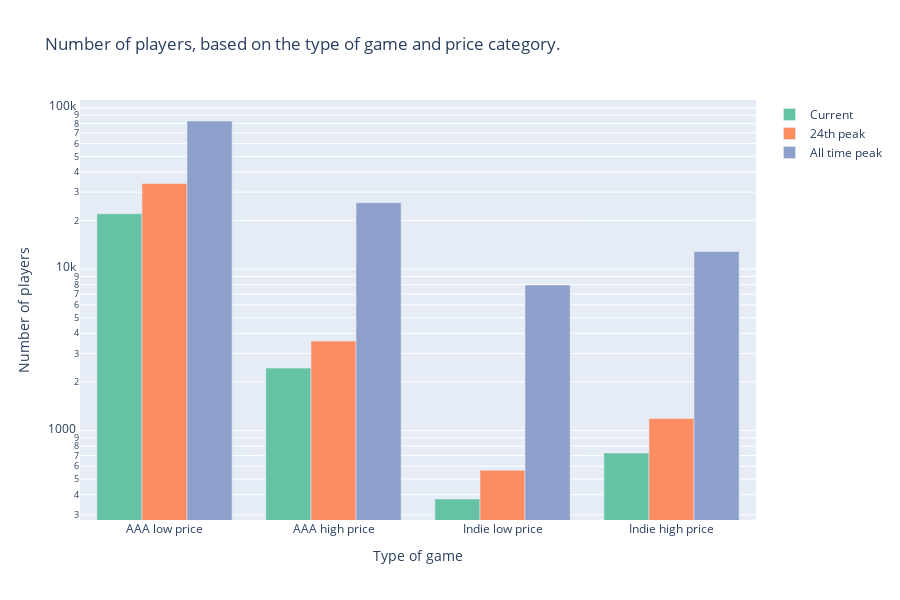

The notebook cell this image was saved under:
### Markdown cell above
### Player counts


First of all we want to discover what the correlation between the price of a game and the amount of players that play the game is. Furthermore we want to explore the difference between AAA-games and Indie-games. To do so we have used the [steam_reviews_revenue.csv](https://www.kaggle.com/datasets/nikdavis/steam-store-games) combined with the [player_count.csv](https://www.kaggle.com/datasets/faisaljanjua0555/most-played-games-of-all-time) dataset. In the first dataset "current" indicates the amount of players a game has right now, "24th peak" the amount of players a game had on it's 24th peak and "all time peak" the highest amount of players a game has ever had. To emphasize the difference between AAA-games and Indie-games, we have split the data into those two categories. These categories are again split into two subdivisons depended on the price of a game. The length of the bar is depended on the avarage amount of players over the games in the according category.

### Code cell
{
    "tags": [
        "hide_input",
    ]
}

df1 = pd.read_csv('DATASETS/aaa_published_games.csv')
df1 = df1[['name', 'price']]
df2 = pd.read_csv('DATASETS/indie_published_games.csv')
df2 = df2[['name', 'price']]
df3 = pd.read_csv('DATASETS/player_count.csv')
df1 = df1.merge(df3, how='inner', on='name')
df2 = df2.merge(df3, how='inner', on='name')
df1['Type of game']='AAA'
df2['Type of game']='Indie'
df = df1.merge(df2, how='outer')
df = df.drop(columns=['Unnamed: 5'])

AAA = df[df["Type of game"]=='AAA']
AAA.loc[:, 'Current'] = pd.to_numeric(AAA['Current'], errors='coerce')
AAA.loc[:, '24th Peak'] = pd.to_numeric(AAA['24th Peak'], errors='coerce')
AAA.loc[:, 'All_time peak'] = pd.to_numeric(AAA['All_time peak'], errors='coerce')

# AAA_price_categories = pd.qcut(AAA["price"], 3, labels=["Low", "Medium", "High"])
AAA['price_category'] = pd.qcut(AAA.loc[:, "price"], 2, labels=["Low", "High"])

AAA_low = AAA[AAA["price_category"]=="Low"]
AAA_current_low = AAA_low['Current'].mean() 
AAA_24th_low = AAA_low['24th Peak'].mean()
AAA_all_time_low = AAA_low['All_time peak'].mean()

# AAA_medium = AAA[AAA["price_category"]=="Medium"]
# AAA_current_medium = AAA_medium['Current'].mean() 
# AAA_24th_medium = AAA_medium['24th Peak'].mean()
# AAA_all_time_medium = AAA_medium['All_time peak'].mean()

AAA_high = AAA[AAA["price_category"]=="High"]
AAA_current_high = AAA_high['Current'].mean() 
AAA_24th_high = AAA_high['24th Peak'].mean()
AAA_all_time_high = AAA_high['All_time peak'].mean()

Indie = df[df["Type of game"]=='Indie']
Indie.loc[:, 'Current'] = pd.to_numeric(Indie['Current'], errors='coerce')
Indie.loc[:, '24th Peak'] = pd.to_numeric(Indie['24th Peak'], errors='coerce')
Indie.loc[:, 'All_time peak'] = pd.to_numeric(Indie['All_time peak'], errors='coerce')

# Indie_price_categories = pd.qcut(Indie["price"], 3, labels=["Low", "Medium", "High"])
Indie_price_categories = pd.qcut(Indie["price"], 2, labels=["Low", "High"])

Indie['price_category'] = Indie_price_categories

Indie_low = Indie[Indie["price_category"]=="Low"]
Indie_current_low = Indie_low['Current'].mean() 
Indie_24th_low = Indie_low['24th Peak'].mean()
Indie_all_time_low = Indie_low['All_time peak'].mean()

# Indie_medium = Indie[Indie["price_category"]=="Medium"]
# Indie_current_medium = Indie_medium['Current'].mean() 
# Indie_24th_medium = Indie_medium['24th Peak'].mean()
# Indie_all_time_medium = Indie_medium['All_time peak'].mean()

Indie_high = Indie[Indie["price_category"]=="High"]
Indie_current_high = Indie_high['Current'].mean() 
Indie_24th_high = Indie_high['24th Peak'].mean()
Indie_all_time_high = Indie_high['All_time peak'].mean()

# data = [['AAA low price', AAA_current_low, AAA_24th_low, AAA_all_time_low], ['AAA medium price', AAA_current_medium, AAA_24th_medium, AAA_all_time_medium], ['AAA high price', AAA_current_high, AAA_24th_high, AAA_all_time_high], ['Indie low price', Indie_current_low, Indie_24th_low, Indie_all_time_low], ['Indie medium price', Indie_current_medium, Indie_24th_medium, Indie_all_time_medium], ['Indie high price', Indie_current_high, Indie_24th_high, Indie_all_time_high]]
data = [['AAA low price', AAA_current_low, AAA_24th_low, AAA_all_time_low], ['AAA high price', AAA_current_high, AAA_24th_high, AAA_all_time_high], ['Indie low price', Indie_current_low, Indie_24th_low, Indie_all_time_low], ['Indie high price', Indie_current_high, Indie_24th_high, Indie_all_time_high]]

df = pd.DataFrame(data, columns=['Type of game', 'Current', '24th peak', 'All time peak'])

trace =[
    go.Bar(name='Current ', x = df['Type of game'], y = df['Current'], marker_color='rgb(102,194,165)'),
    go.Bar(name='24th peak', x = df['Type of game'], y = df['24th peak'], marker_color='rgb(252,141,98)'),
    go.Bar(name='All time peak', x = df['Type of game'], y = df['All time peak'], marker_color='rgb(141,160,203)'),
]

layout = go.Layout(
    xaxis=go.layout.XAxis(
        type='category'
    ),
    yaxis=go.layout.YAxis(
    )
)
fig = go.Figure(data=trace, layout=layout)
fig.update_layout(
    title_text='Number of players, based on the type of game and price category.',
    xaxis_title='Type of game',
    yaxis_title='Number of players',
    height=600
)

fig.update_yaxes(type="log") # mick edit :o

fig.show()

### Figure 1 — Plotly figure (JSON) as saved in the notebook; plotly's stock layout.template omitted (floating-point values rounded to 4 significant figures)
{"data": [{"marker": {"color": "rgb(102,194,165)"}, "name": "Current ", "type": "bar", "x": ["AAA low price", "AAA high price", "Indie low price", "Indie high price"], "y": [22050.0, 2435.0, 376.0, 724.6]}, {"marker": {"color": "rgb(252,141,98)"}, "name": "24th peak", "type": "bar", "x": ["AAA low price", "AAA high price", "Indie low price", "Indie high price"], "y": [33950.0, 3584.0, 567.0, 1186.0]}, {"marker": {"color": "rgb(141,160,203)"}, "name": "All time peak", "type": "bar", "x": ["AAA low price", "AAA high price", "Indie low price", "Indie high price"], "y": [82820.0, 25800.0, 7978.0, 12850.0]}], "layout": {"height": 600, "title": {"text": "Number of players, based on the type of game and price category."}, "xaxis": {"title": {"text": "Type of game"}, "type": "category"}, "yaxis": {"title": {"text": "Number of players"}, "type": "log"}}}
